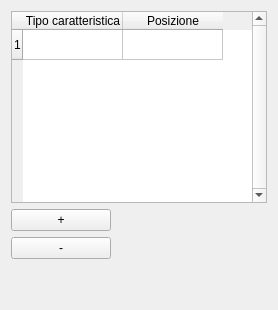
       <widget class="QWidget" name="tab_3">
        <attribute name="title">
         <string>Caratteristiche</string>
        </attribute>
        <layout class="QGridLayout" name="gridLayout_13">
         <item row="2" column="0">
          <widget class="QPushButton" name="pushButton_insert_row_caratteristiche">
           <property name="maximumSize">
            <size>
             <width>100</width>
             <height>16777215</height>
            </size>
           </property>
           <property name="font">
            <font>
             <pointsize>9</pointsize>
            </font>
           </property>
           <property name="text">
            <string>+</string>
           </property>
          </widget>
         </item>
         <item row="4" column="0">
          <spacer name="verticalSpacer_2">
           <property name="orientation">
            <enum>Qt::Vertical</enum>
           </property>
           <property name="sizeHint" stdset="0">
            <size>
             <width>20</width>
             <height>40</height>
            </size>
           </property>
          </spacer>
         </item>
         <item row="0" column="0" rowspan="2">
          <widget class="QTableWidget" name="tableWidget_caratteristiche">
           <property name="frameShape">
            <enum>QFrame::StyledPanel</enum>
           </property>
           <property name="frameShadow">
            <enum>QFrame::Raised</enum>
           </property>
           <property name="verticalScrollBarPolicy">
            <enum>Qt::ScrollBarAlwaysOn</enum>
           </property>
           <property name="horizontalScrollBarPolicy">
            <enum>Qt::ScrollBarAlwaysOff</enum>
           </property>
           <property name="editTriggers">
            <set>QAbstractItemView::AnyKeyPressed|QAbstractItemView::DoubleClicked|QAbstractItemView::EditKeyPressed</set>
           </property>
           <property name="rowCount">
            <number>1</number>
           </property>
           <property name="columnCount">
            <number>2</number>
           </property>
           <row/>
           <column>
            <property name="text">
             <string>Tipo caratteristica</string>
            </property>
           </column>
           <column>
            <property name="text">
             <string>Posizione</string>
            </property>
           </column>
          </widget>
         </item>
         <item row="3" column="0">
          <widget class="QPushButton" name="pushButton_remove_row_caratteristiche">
           <property name="maximumSize">
            <size>
             <width>100</width>
             <height>16777215</height>
            </size>
           </property>
           <property name="text">
            <string>-</string>
           </property>
          </widget>
         </item>
        </layout>
       </widget>
